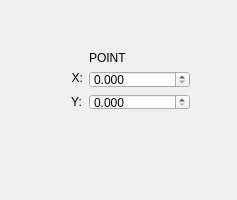
<?xml version="1.0" encoding="UTF-8"?>
<ui version="4.0">
 <class>PointAttributeClassClass</class>
 <widget class="QWidget" name="PointAttributeClassClass">
  <property name="geometry">
   <rect>
    <x>0</x>
    <y>0</y>
    <width>237</width>
    <height>200</height>
   </rect>
  </property>
  <property name="windowTitle">
   <string>PointAttributeClass</string>
  </property>
  <widget class="QWidget" name="">
   <property name="geometry">
    <rect>
     <x>60</x>
     <y>40</y>
     <width>141</width>
     <height>81</height>
    </rect>
   </property>
   <layout class="QFormLayout" name="formLayout">
    <item row="0" column="1">
     <widget class="QLabel" name="label">
      <property name="text">
       <string>POINT</string>
      </property>
     </widget>
    </item>
    <item row="1" column="0">
     <widget class="QLabel" name="labelX">
      <property name="layoutDirection">
       <enum>Qt::LayoutDirection::LeftToRight</enum>
      </property>
      <property name="text">
       <string>X:</string>
      </property>
      <property name="alignment">
       <set>Qt::AlignmentFlag::AlignRight|Qt::AlignmentFlag::AlignTop|Qt::AlignmentFlag::AlignTrailing</set>
      </property>
     </widget>
    </item>
    <item row="1" column="1">
     <widget class="QDoubleSpinBox" name="doubleSpinBox_X">
      <property name="decimals">
       <number>3</number>
      </property>
     </widget>
    </item>
    <item row="2" column="0">
     <widget class="QLabel" name="labelY">
      <property name="text">
       <string>Y:</string>
      </property>
      <property name="alignment">
       <set>Qt::AlignmentFlag::AlignCenter</set>
      </property>
     </widget>
    </item>
    <item row="2" column="1">
     <widget class="QDoubleSpinBox" name="doubleSpinBox_Y">
      <property name="decimals">
       <number>3</number>
      </property>
     </widget>
    </item>
   </layout>
  </widget>
 </widget>
 <layoutdefault spacing="6" margin="11"/>
 <resources/>
 <connections/>
</ui>
